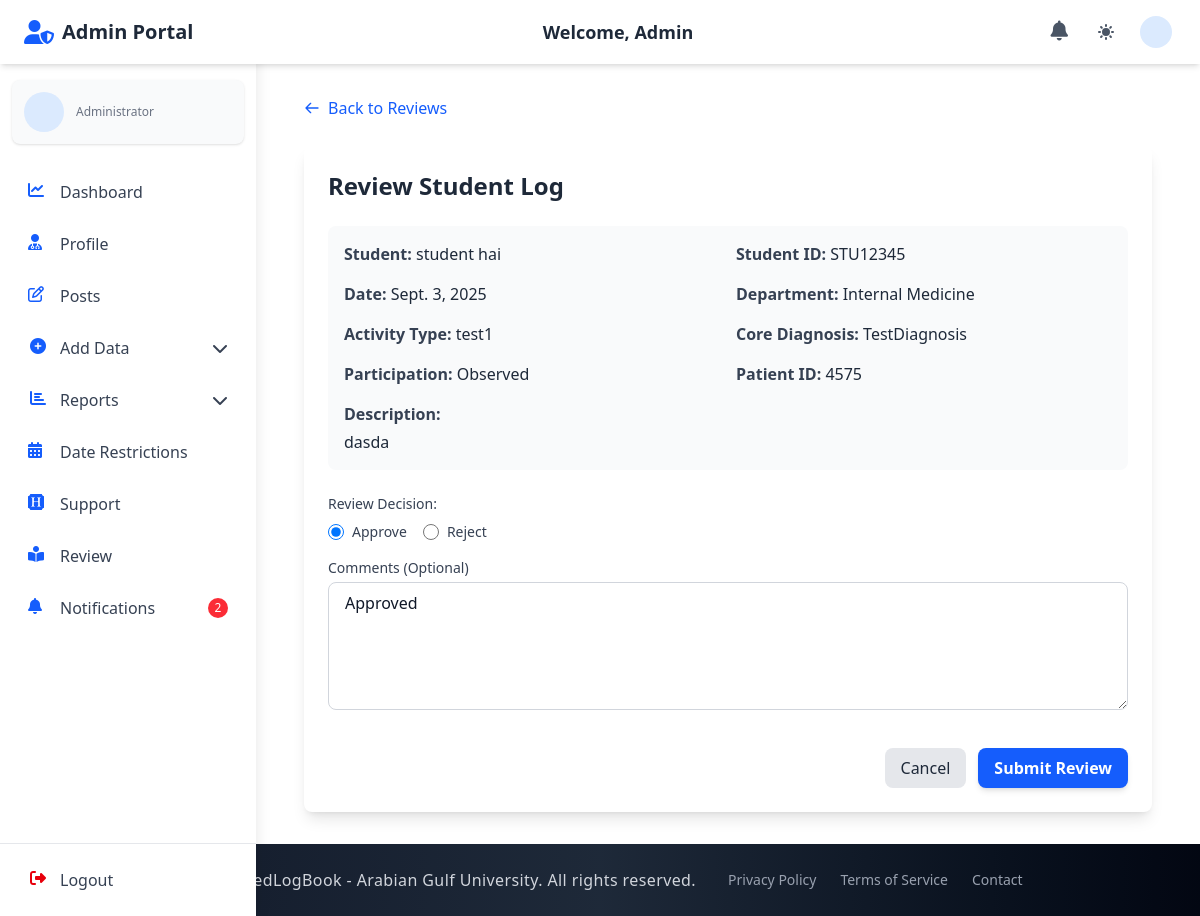
The app's page /admin_section/review-log/3/ (signed in) with its own data.
### student_section/models.py (models this page shows, shortened)
class StudentLogFormModel(models.Model):
    student = models.ForeignKey(Student, on_delete=models.CASCADE, related_name='log_forms')
    date = models.DateField()
    log_year = models.ForeignKey(LogYear, on_delete=models.CASCADE)
    log_year_section = models.ForeignKey(LogYearSection, on_delete=models.CASCADE)
    group = models.ForeignKey(Group, on_delete=models.CASCADE)
    department = models.ForeignKey(Department, on_delete=models.CASCADE)  # Changed from department to departments
    tutor = models.ForeignKey(Doctor, on_delete=models.CASCADE, related_name='supervised_logs')
    training_site = models.ForeignKey(TrainingSite, on_delete=models.CASCADE)
    activity_type = models.ForeignKey(ActivityType, on_delete=models.CASCADE)
    core_diagnosis = models.ForeignKey(
        CoreDiaProSession,
        on_delete=models.CASCADE,
        related_name='log_forms'
    )
    patient_id = models.CharField(max_length=4, blank=True)
    patient_age = models.CharField(max_length=3, blank=True, null=True)
    patient_gender = models.CharField(max_length=10, blank=True, null=True,
                                     choices=[('Male', 'Male'), ('Female', 'Female')])
    description = models.TextField(blank=True)
    PARTICIPATION_CHOICES = [
        ("Observed", "Observed"),
        ("Assisted", "Assisted")
    ]
    participation_type = models.CharField(
        max_length=50,
        choices=PARTICIPATION_CHOICES
    )
    created_at = models.DateTimeField(auto_now_add=True)
    updated_at = models.DateTimeField(auto_now=True)
    is_reviewed = models.BooleanField(default=False)
    review_date = models.DateTimeField(null=True, blank=True)
    reviewer_comments = models.TextField(blank=True)
    review_deadline = models.DateTimeField(null=True, blank=True, help_text="Deadline by which the doctor must review this log")
    class Meta:
        ordering = ['-date', '-created_at']
        verbose_name = "Student Log Form"
        verbose_name_plural = "Student Log Forms"

### accounts/models.py (models this page shows, shortened)
class Student(models.Model):
    user = models.OneToOneField(
        CustomUser, on_delete=models.CASCADE, related_name="student"
    )
    student_id = models.CharField(max_length=30, unique=True)
    group = models.ForeignKey(
        "admin_section.Group",
        on_delete=models.SET_NULL,
        null=True,
        blank=True,
        related_name="students",
    )

class CustomUser(AbstractUser):
    email = models.EmailField(unique=True)
    first_name = models.CharField(max_length=150, blank=True)
    last_name = models.CharField(max_length=150, blank=True)
    profile_photo = models.ImageField(
        upload_to="profiles/", blank=True, null=True, default="profiles/default.jpg"
    )
    city = models.CharField(max_length=100, blank=True)
    country = models.CharField(max_length=100, blank=True)
    phone_no = models.CharField(max_length=20, blank=True)
    bio = models.TextField(blank=True)
    speciality = models.CharField(max_length=100, blank=True)
    ROLE_CHOICES = (
        ("student", "Student"),
        ("doctor", "Doctor"),
        ("staff", "Staff"),
        ("admin", "Admin"),
    )
    role = models.CharField(max_length=10, choices=ROLE_CHOICES, default="student")
    groups = models.ManyToManyField(
        "auth.Group", related_name="customuser_groups", blank=True
    )
    user_permissions = models.ManyToManyField(
        "auth.Permission", related_name="customuser_permissions", blank=True
    )
    USERNAME_FIELD = "email"
    REQUIRED_FIELDS = ["username"]

### admin_section/models.py (models this page shows, shortened)
class Department(models.Model):
    name = models.CharField(max_length=50)
    log_year = models.ForeignKey(LogYear, on_delete=models.CASCADE, related_name="department_log_year")
    log_year_section = models.ForeignKey(
        LogYearSection,
        on_delete=models.SET_NULL,
        null=True,
        blank=True,
        related_name="department_log_year_section",
        db_index=True,
    )

class ActivityType(models.Model):
    name = models.CharField(max_length=100)
    department = models.ForeignKey(Department, on_delete=models.CASCADE, related_name="activity_types")
    class Meta:
        unique_together = ["name", "department"]

class CoreDiaProSession(models.Model):
    name = models.CharField(max_length=200)
    activity_type = models.ForeignKey(ActivityType, on_delete=models.CASCADE, related_name="core_dia_pro_sessions")
    department = models.ForeignKey(Department, on_delete=models.CASCADE, related_name="core_dia_pro_sessions")
    class Meta:
        verbose_name = "Core Diagnosis Procedure Session"
        verbose_name_plural = "Core Diagnosis Procedure Sessions"

### admin_section/views.py (the view)
# urls.py: path("review-log/<int:log_id>/", views.review_log, name="review_log"),
@login_required
def review_log(request, log_id):
    log = get_object_or_404(StudentLogFormModel, id=log_id)
    if request.method == 'POST':
        form = LogReviewForm(request.POST, instance=log)
        if form.is_valid():
            log_entry = form.save(commit=False)
            is_approved = form.cleaned_data['is_approved']
            log_entry.is_reviewed = True
            if is_approved == 'False':
                prefix = "REJECTED: "
                if not log_entry.reviewer_comments.startswith(prefix):
                    log_entry.reviewer_comments = prefix + log_entry.reviewer_comments
            log_entry.review_date = timezone.now()
            log_entry.save()
            messages.success(request, f"Log entry has been {'approved' if is_approved == 'True' else 'rejected'}.")
            return redirect('admin_section:admin_reviews')
    else:
        form = LogReviewForm(instance=log)
    context = {
        'form': form,
        'log': log,
    }
    return render(request, 'admin_section/admin_review_log.html', context)

### doctor_section/forms.py
class LogReviewForm(forms.ModelForm):
    REVIEW_CHOICES = [
        (True, 'Approve'),
        (False, 'Reject')
    ]
    is_approved = forms.ChoiceField(
        choices=REVIEW_CHOICES,
        widget=forms.RadioSelect(attrs={'class': 'mr-2'}),
        initial=True,
        required=True
    )
    class Meta:
        model = StudentLogFormModel
        fields = ['reviewer_comments']
        widgets = {
            'reviewer_comments': forms.Textarea(
                attrs={
                    'class': 'w-full px-4 py-2 rounded-lg border border-gray-300 focus:outline-none focus:ring-2 focus:ring-blue-500 dark:bg-gray-700 dark:border-gray-600 dark:text-white h-32',
                    'placeholder': 'Enter your comments (optional)',
                }
            ),
        }

### admin_section/context_processors.py (called while the page is built)
def admin_notification_count(request):
    if request.user.is_authenticated and request.user.role == 'admin':
        try:
            admin_unread_notifications_count = AdminNotification.objects.filter(recipient=request.user, is_read=False).count()
            return {'admin_unread_notifications_count': admin_unread_notifications_count}
        except:
            pass
    return {'admin_unread_notifications_count': 0}

### doctor_section/context_processors.py (called while the page is built, shortened)
def notification_count(request):
    return {'unread_notifications_count': 0}

### staff_section/context_processors.py (called while the page is built, shortened)
def staff_notification_count(request):
    return {'staff_unread_notifications_count': 0}

### student_section/context_processors.py (called while the page is built, shortened)
def student_notification_count(request):
    return {'student_unread_notifications_count': 0}

### admin_section/templates/admin_section/admin_review_log.html (shortened to what this page needs)
{% extends 'base.html' %}
{% block navbar %}
  {% include 'components/admin_auth_navbar.html' %}
{% endblock %}
{% block content %}
  <div class="container mx-auto px-4 py-8">
    <div class="mb-6">
      <a href="{% url 'admin_section:admin_reviews' %}" class="inline-flex items-center text-blue-600 hover:text-blue-800 dark:text-blue-400 dark:hover:text-blue-300">
        <svg class="w-4 h-4 mr-2" fill="none" stroke="currentColor" viewBox="0 0 24 24" xmlns="http://www.w3.org/2000/svg">
          <path stroke-linecap="round" stroke-linejoin="round" stroke-width="2" d="M10 19l-7-7m0 0l7-7m-7 7h18"></path>
        </svg>
        Back to Reviews
      </a>
    </div>
    <div class="bg-white dark:bg-gray-800 rounded-lg shadow-lg p-6">
      <h2 class="text-2xl font-bold mb-6 text-gray-800 dark:text-white">Review Student Log</h2>
      <div class="mb-6 p-4 bg-gray-50 dark:bg-gray-700 rounded-lg">
        <div class="grid grid-cols-1 md:grid-cols-2 gap-4 mb-4">
          <div>
            <span class="font-semibold text-gray-700 dark:text-gray-300">Student:</span>
            <span class="text-gray-800 dark:text-white">{{ log.student.user.get_full_name }}</span>
          </div>
          <div>
            <span class="font-semibold text-gray-700 dark:text-gray-300">Student ID:</span>
            <span class="text-gray-800 dark:text-white">{{ log.student.student_id }}</span>
          </div>
          <div>
            <span class="font-semibold text-gray-700 dark:text-gray-300">Date:</span>
            <span class="text-gray-800 dark:text-white">{{ log.date }}</span>
          </div>
          <div>
            <span class="font-semibold text-gray-700 dark:text-gray-300">Department:</span>
            <span class="text-gray-800 dark:text-white">{{ log.department.name }}</span>
          </div>
          <div>
            <span class="font-semibold text-gray-700 dark:text-gray-300">Activity Type:</span>
            <span class="text-gray-800 dark:text-white">{{ log.activity_type.name }}</span>
          </div>
          <div>
            <span class="font-semibold text-gray-700 dark:text-gray-300">Core Diagnosis:</span>
            <span class="text-gray-800 dark:text-white">{{ log.core_diagnosis.name }}</span>
          </div>
          <div>
            <span class="font-semibold text-gray-700 dark:text-gray-300">Participation:</span>
            <span class="text-gray-800 dark:text-white">{{ log.participation_type }}</span>
          </div>
          <div>
            <span class="font-semibold text-gray-700 dark:text-gray-300">Patient ID:</span>
            <span class="text-gray-800 dark:text-white">{{ log.patient_id }}</span>
          </div>
        </div>
        <div>
          <span class="font-semibold text-gray-700 dark:text-gray-300">Description:</span>
          <p class="mt-1 text-gray-800 dark:text-white">{{ log.description }}</p>
        </div>
      </div>
      <form method="post" class="space-y-4">
        <div class="mb-4">
          <label class="block text-sm font-medium text-gray-700 dark:text-gray-300 mb-2">Review Decision:</label>
          <div class="flex space-x-4">
            {% for value, text in form.is_approved.field.choices %}
              <div class="flex items-center">
                <input type="radio" name="is_approved" id="id_is_approved_{{ forloop.counter0 }}" value="{{ value }}"
                       class="h-4 w-4 text-blue-600 focus:ring-blue-500 border-gray-300 rounded"
                       {% if form.is_approved.value == value %}checked{% endif %}>
                <label for="id_is_approved_{{ forloop.counter0 }}" class="ml-2 block text-sm text-gray-700 dark:text-gray-300">
                  {{ text }}
                </label>
              </div>
            {% endfor %}
          </div>
        </div>
        <div>
          <label for="id_reviewer_comments" class="block text-sm font-medium text-gray-700 dark:text-gray-300 mb-1">Comments (Optional)</label>
          {{ form.reviewer_comments }}
        </div>
        <div class="pt-4 flex justify-end space-x-3">
          <a href="{% url 'admin_section:admin_reviews' %}" class="py-2 px-4 bg-gray-200 text-gray-800 dark:bg-gray-700 dark:text-white rounded-lg hover:bg-gray-300 dark:hover:bg-gray-600 transition-colors duration-200">
            Cancel
          </a>
          <button type="submit" class="py-2 px-4 bg-blue-600 hover:bg-blue-700 text-white font-semibold rounded-lg shadow-md focus:outline-none focus:ring-2 focus:ring-blue-500 focus:ring-opacity-75 transition-colors duration-200">
            Submit Review
          </button>
        </div>
      </form>
    </div>
  </div>
{% endblock %}

### records on screen
StudentLogFormModel: student.user.get_full_name "student hai", student.student_id "STU12345", date "Sept. 3, 2025", department.name "Internal Medicine", activity_type.name "test1", core_diagnosis.name "TestDiagnosis", participation_type "Observed", patient_id "4575", description "dasda", reviewer_comments "Approved"

### other values on screen
{{ admin_unread_notifications_count }} "2"
{{ text }} "Approve" "Reject"
